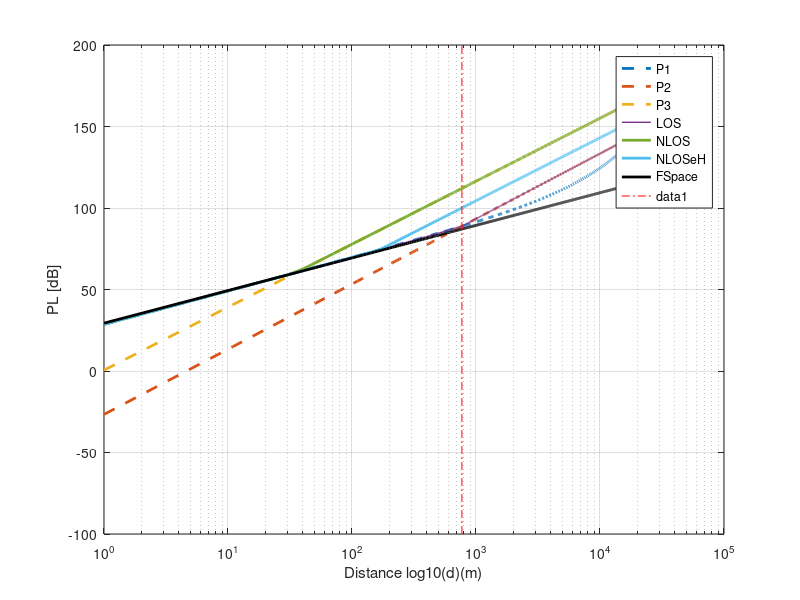
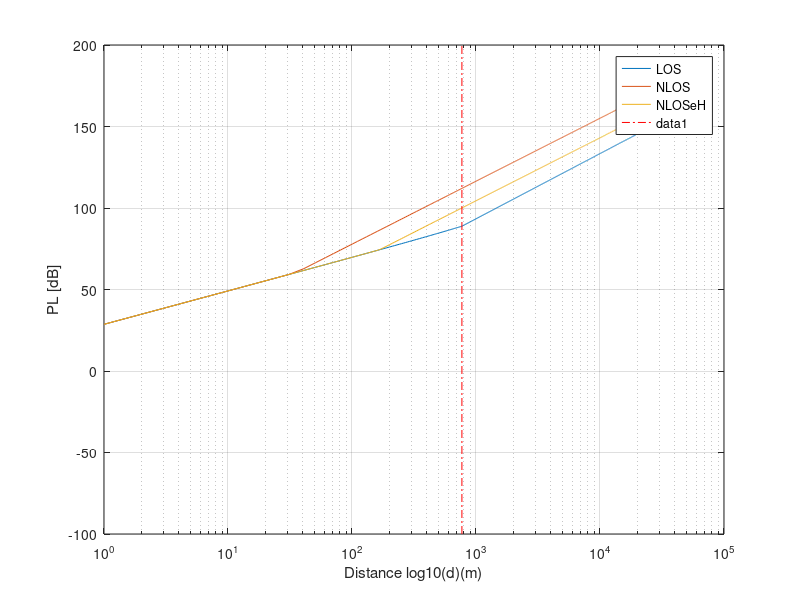

The MATLAB script that drew these images, in order:
clear all
   
drange=1:10:22000;
fGHz=0.700;
 
 
%%% Constants
rmaH=5; % Avg Building heights
hBS=35;
hUT=1.5; % UT height
C=3e8;
dBP=2*pi*hBS*hUT*fGHz*1e9/C;


C1 = min(0.03*(rmaH^ 1.72), 10);
C2 = min(0.044*(rmaH^ 1.72), 14.77);
C3 = 0.002 * log10(rmaH);
W=20;
%%% nlos constansts
C4=161.04-7.1*log10(W)+7.5*log10(rmaH);
C5=-(24.37-3.7*(rmaH/hBS)^2)*log10(hBS);
C6=(43.42-3.1*log10(hBS));
C7=20*log10(fGHz)-(3.2*(log10(11.75*hUT)^2)-4.97);

%%% Evalate P1
indx=1;
P1=[];
P2=[];
LOS=[];
NLOS=[];
NLOSeH=[];
NLOSeS=[];
NLOSeHS=[];
FS=[];

%Fixed pre-calculation of P1(dBP) for use in P2
 
P1_dBP=20*log10(40*pi*dBP*fGHz/3)+C1*log10(dBP)-C2+C3*dBP;
lineval=[];
 
for d2D=drange
    d3D = sqrt (d2D^2 + (hBS-hUT)^2);
    lineval(indx,1:3)= [d3D d2D d3D-d2D];
      d3D=d2D;

    FS(indx)= 20*log10(d3D) + 20*log10(fGHz)+32.45;
    P1(indx)=20*log10(40*pi*d3D*fGHz/3)+C1*log10(d3D)-C2+C3*d3D;
     
  
    
    P2(indx)=P1_dBP+40*log10(d3D/dBP);
    
    P3(indx)=C4+C5+C6*(log10(d3D)-3)+C7;
    
    if d2D<dBP
        LOS(indx)=P1(indx);
    else
        LOS(indx)=P2(indx);
    end
    
    NLOS(indx)=max(LOS(indx),P3(indx));
    NLOSeH(indx)=max(LOS(indx),P3(indx)-12);
    NLOSeS(indx)=max(LOS(indx),P3(indx))-12;
   if d2D<dBP
       NLOSeHS(indx)=NLOS(indx);
   else
       NLOSeHS(indx)=NLOSeS(indx);
    end
 
    indx=indx+1;
end
bpline=[dBP,-100;dBP,200];

figure;

semilogx(drange ,P1,'LineStyle','--','LineWidth',2)  % d Normalized to 1km
hold all
semilogx(drange,P2,'LineStyle','--','LineWidth',2)  % d Normalized to 1km
semilogx(drange ,P3,'LineStyle','--','LineWidth',2)  % d Normalized to 1km

semilogx(drange ,LOS,  'LineWidth',1)  % d Normalized to 1km
semilogx(drange ,NLOS, 'LineWidth',2)  % d Normalized to 1km
semilogx(drange ,NLOSeH,'LineWidth',2)  % d Normalized to 1km
% semilogx(drange ,NLOSeS,'LineWidth',2)  % d Normalized to 1km
% semilogx(drange ,NLOSeHS,'LineWidth',2)  % d Normalized to 1km
semilogx(drange ,FS,'k','LineWidth',2);
grid on;


legend('P1','P2','P3','LOS','NLOS','NLOSeH' ,  'FSpace');
h=line(bpline(:,1),bpline(:,2));
set(h,'Color',[1,0,0])
set(h,'LineStyle','-.');
ylabel('PL [dB]')
xlabel('Distance log10(d)(m)')



figure;

bpline=[dBP,-100;dBP,200];
semilogx(drange ,LOS)  % d Normalized to 1km
hold all
grid on
semilogx(drange ,NLOS)  % d Normalized to 1km
semilogx(drange ,NLOSeH)  % d Normalized to 1km
legend('LOS','NLOS','NLOSeH')
h=line(bpline(:,1),bpline(:,2));
set(h,'Color',[1,0,0])
set(h,'LineStyle','-.');
ylabel('PL [dB]')
xlabel('Distance log10(d)(m)')
